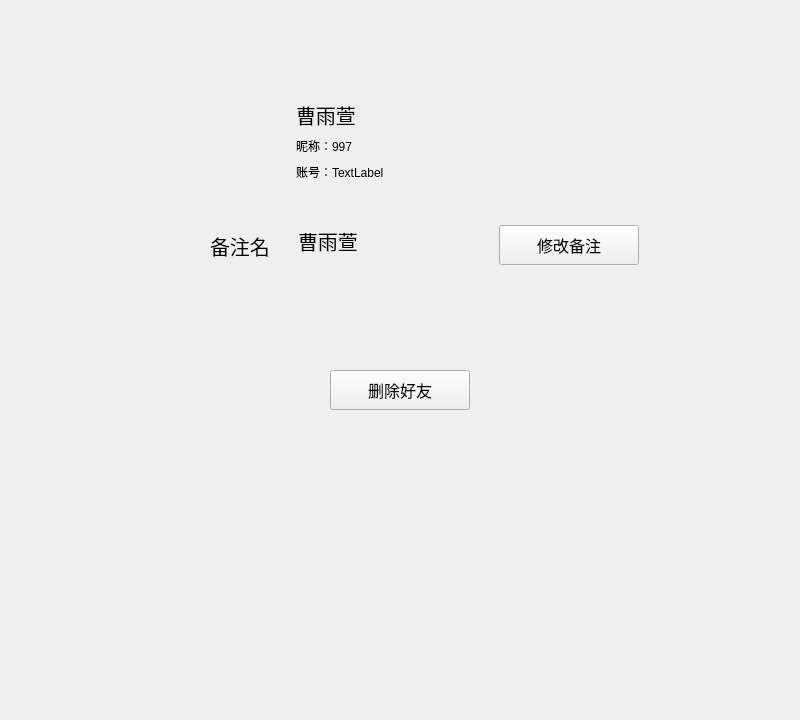
<?xml version="1.0" encoding="UTF-8"?>
<ui version="4.0">
 <class>Frame</class>
 <widget class="QFrame" name="Frame">
  <property name="geometry">
   <rect>
    <x>0</x>
    <y>0</y>
    <width>800</width>
    <height>720</height>
   </rect>
  </property>
  <property name="cursor">
   <cursorShape>IBeamCursor</cursorShape>
  </property>
  <property name="mouseTracking">
   <bool>true</bool>
  </property>
  <property name="tabletTracking">
   <bool>true</bool>
  </property>
  <property name="windowTitle">
   <string>Frame</string>
  </property>
  <widget class="QWidget" name="">
   <property name="geometry">
    <rect>
     <x>210</x>
     <y>100</y>
     <width>429</width>
     <height>81</height>
    </rect>
   </property>
   <layout class="QGridLayout" name="gridLayout">
    <item row="0" column="0" rowspan="3">
     <widget class="QLabel" name="l_avatar">
      <property name="minimumSize">
       <size>
        <width>80</width>
        <height>80</height>
       </size>
      </property>
      <property name="maximumSize">
       <size>
        <width>80</width>
        <height>80</height>
       </size>
      </property>
      <property name="text">
       <string/>
      </property>
      <property name="pixmap">
       <pixmap>../../../a_img/be0fa6c0c4707fb5f7b37b660de826d3.jpg</pixmap>
      </property>
      <property name="scaledContents">
       <bool>true</bool>
      </property>
     </widget>
    </item>
    <item row="0" column="1">
     <widget class="QLabel" name="l_remark">
      <property name="font">
       <font>
        <pointsize>15</pointsize>
       </font>
      </property>
      <property name="text">
       <string>曹雨萱</string>
      </property>
     </widget>
    </item>
    <item row="1" column="1">
     <widget class="QLabel" name="l_nickname">
      <property name="text">
       <string>昵称：997</string>
      </property>
     </widget>
    </item>
    <item row="2" column="1">
     <widget class="QLabel" name="l_username">
      <property name="text">
       <string>账号：TextLabel</string>
      </property>
     </widget>
    </item>
   </layout>
  </widget>
  <widget class="QWidget" name="horizontalLayoutWidget">
   <property name="geometry">
    <rect>
     <x>210</x>
     <y>210</y>
     <width>429</width>
     <height>71</height>
    </rect>
   </property>
   <layout class="QHBoxLayout" name="horizontalLayout">
    <item>
     <widget class="QLabel" name="label">
      <property name="minimumSize">
       <size>
        <width>80</width>
        <height>0</height>
       </size>
      </property>
      <property name="maximumSize">
       <size>
        <width>80</width>
        <height>16777215</height>
       </size>
      </property>
      <property name="font">
       <font>
        <pointsize>15</pointsize>
       </font>
      </property>
      <property name="text">
       <string>备注名</string>
      </property>
     </widget>
    </item>
    <item>
     <widget class="QLineEdit" name="lineEdit">
      <property name="minimumSize">
       <size>
        <width>0</width>
        <height>25</height>
       </size>
      </property>
      <property name="maximumSize">
       <size>
        <width>16777215</width>
        <height>25</height>
       </size>
      </property>
      <property name="font">
       <font>
        <pointsize>15</pointsize>
       </font>
      </property>
      <property name="cursor">
       <cursorShape>ArrowCursor</cursorShape>
      </property>
      <property name="autoFillBackground">
       <bool>false</bool>
      </property>
      <property name="styleSheet">
       <string notr="true">background:transparent;border-width:0;border-style:outset</string>
      </property>
      <property name="text">
       <string>曹雨萱</string>
      </property>
     </widget>
    </item>
    <item>
     <widget class="QPushButton" name="btn_update_remark">
      <property name="minimumSize">
       <size>
        <width>140</width>
        <height>40</height>
       </size>
      </property>
      <property name="font">
       <font>
        <pointsize>12</pointsize>
       </font>
      </property>
      <property name="text">
       <string>修改备注</string>
      </property>
     </widget>
    </item>
   </layout>
  </widget>
  <widget class="QPushButton" name="btn_delete_contact">
   <property name="geometry">
    <rect>
     <x>330</x>
     <y>370</y>
     <width>140</width>
     <height>40</height>
    </rect>
   </property>
   <property name="minimumSize">
    <size>
     <width>140</width>
     <height>40</height>
    </size>
   </property>
   <property name="maximumSize">
    <size>
     <width>140</width>
     <height>40</height>
    </size>
   </property>
   <property name="font">
    <font>
     <pointsize>12</pointsize>
    </font>
   </property>
   <property name="text">
    <string>删除好友</string>
   </property>
  </widget>
 </widget>
 <resources/>
 <connections/>
</ui>
